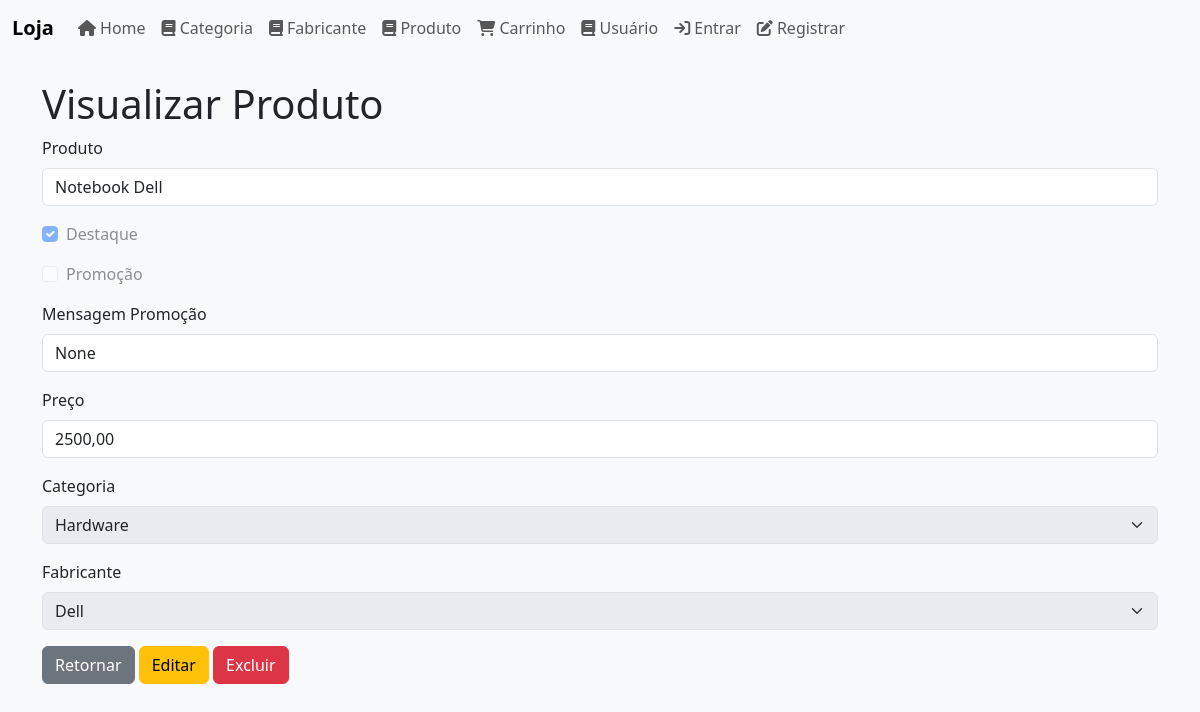
Screenshot of /produto/1/ with the database file from the repository.
### loja/models/Produto.py (models this page shows, shortened)
class Produto(models.Model):
    produto = models.CharField(max_length=200)
    destaque = models.BooleanField(default=False)
    promocao = models.BooleanField(default=False)
    msgPromocao = models.CharField(max_length=200, blank=True, null=True)
    preco = models.DecimalField(max_digits=10, decimal_places=2, default=0)
    categoria = models.ForeignKey(Categoria, on_delete=models.CASCADE)
    fabricante = models.ForeignKey(Fabricante, on_delete=models.CASCADE)
    criado_em = models.DateTimeField(auto_now_add=True)
    alterado_em = models.DateTimeField(auto_now=True)
    imagem = models.ImageField(upload_to='produtos/', blank=True, null=True)

### loja/models/Categoria.py (models this page shows, shortened)
class Categoria(models.Model):
    categoria = models.CharField(max_length=120)
    criado_em = models.DateTimeField(auto_now_add=True)
    alterado_em = models.DateTimeField(auto_now=True)

### loja/models/Fabricante.py (models this page shows, shortened)
class Fabricante(models.Model):
    fabricante = models.CharField(max_length=120)
    criado_em = models.DateTimeField(auto_now_add=True)
    alterado_em = models.DateTimeField(auto_now=True)

### loja/views/ProdutoView.py (the view)
def produto_detail_view(request, id):
    produto = get_object_or_404(Produto, pk=id)
    categorias = Categoria.objects.all()
    fabricantes = Fabricante.objects.all()
    return render(request, 'loja/produto-detail.html', {'produto': produto, 'categorias': categorias, 'fabricantes': fabricantes})

### loja/templates/loja/produto-detail.html (shortened to what this page needs)
{% extends 'loja/base.html' %}
{% block content %}
  <h1>Visualizar Produto</h1>
  <div class="mb-3">
    <label class="form-label">Produto</label>
    <input class="form-control" value="{{ produto.produto }}" readonly>
  </div>
  <div class="form-check mb-3">
    <input class="form-check-input" type="checkbox" {% if produto.destaque %}checked{% endif %} disabled>
    <label class="form-check-label">Destaque</label>
  </div>
  <div class="form-check mb-3">
    <input class="form-check-input" type="checkbox" {% if produto.promocao %}checked{% endif %} disabled>
    <label class="form-check-label">Promoção</label>
  </div>
  <div class="mb-3">
    <label class="form-label">Mensagem Promoção</label>
    <input class="form-control" value="{{ produto.msgPromocao }}" readonly>
  </div>
  <div class="mb-3">
    <label class="form-label">Preço</label>
    <input class="form-control" value="{{ produto.preco }}" readonly>
  </div>
  <div class="mb-3">
    <label class="form-label">Categoria</label>
    <select class="form-select" disabled>
      {% for c in categorias %}
        <option value="{{ c.id }}" {% if produto.categoria.id == c.id %}selected{% endif %}>{{ c.categoria }}</option>
      {% endfor %}
    </select>
  </div>
  <div class="mb-3">
    <label class="form-label">Fabricante</label>
    <select class="form-select" disabled>
      {% for f in fabricantes %}
        <option value="{{ f.id }}" {% if produto.fabricante.id == f.id %}selected{% endif %}>{{ f.fabricante }}</option>
      {% endfor %}
    </select>
  </div>
  <a class="btn btn-secondary" href="{% url 'produto_list' %}">Retornar</a>
  <a class="btn btn-warning" href="{% url 'produto_edit' produto.id %}">Editar</a>
  <a class="btn btn-danger" href="{% url 'produto_delete' produto.id %}">Excluir</a>
{% endblock %}

### loja/static/css/styles.css (style rules this page uses)
body { background-color: #f8f9fa; }

### rows the page displays
Produto: produto "Notebook Dell", destaque "☑", msgPromocao "None", preco "2500,00", categoria.categoria "Hardware", fabricante.fabricante "Dell"
